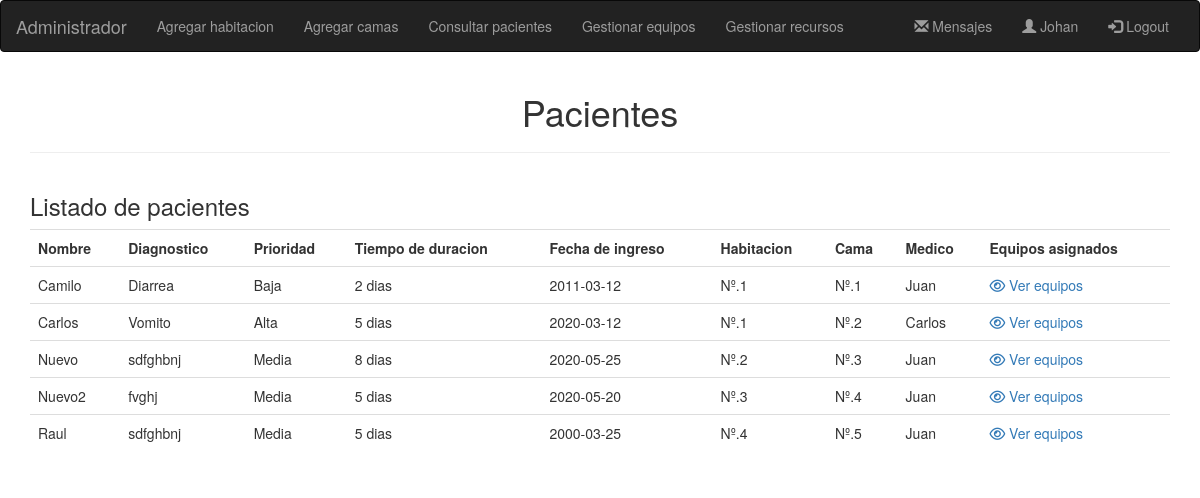
Screenshot of /Proyecto/views/pacientes.php?user=1 with the database file from the repository.
### tables this page shows
CREATE TABLE `medico` (
  `ID` int(11) NOT NULL,
  `Nombre` char(15) DEFAULT NULL,
  `Email` char(40) DEFAULT NULL,
  `Contraseña` char(15) DEFAULT NULL,
  `Rol` bit(1) DEFAULT NULL
);

CREATE TABLE `paciente` (
  `ID` int(11) NOT NULL,
  `Nombre` char(15) DEFAULT NULL,
  `Diagnostico` char(15) DEFAULT NULL,
  `Prioridad` int(11) DEFAULT NULL,
  `TiempoDeDuracion` int(11) DEFAULT NULL,
  `FechaDeIngreso` date DEFAULT NULL,
  `IDHabitacion` int(11) DEFAULT NULL,
  `IDCama` int(11) DEFAULT NULL,
  `IDMedico` int(11) DEFAULT NULL
);

### Proyecto/controllers/PacienteControlador.php (called while the page is built, shortened)
<?php
class ControllerPacientes {
    public function getPacientes() {
        require_once("../models/Pacientes.php");
        $services = new Service();
        return $services->getPacientes();
    }
    public function getMedico($id) {
        require_once("../models/Pacientes.php");
        $services = new Service();
        return mysqli_fetch_array($services->getMedico($id));
    }
}
?>

### Proyecto/models/Pacientes.php (called while the page is built, shortened)
<?php
class Service {
    private $db;
    public function __construct() {
        $this->db = mysqli_connect(HOST_DB, USUARIO_DB, USUARIO_PASS, NOMBRE_DB);
    }
    public function getPacientes() {
        $sql = "SELECT * FROM Paciente";
        return mysqli_query($this->db,$sql);
    }
    public function getMedico($id) {
        $sql = "SELECT * FROM Medico WHERE ID = $id";
        return mysqli_query($this->db,$sql);
    }
}
?>

### Proyecto/views/pacientes.php (the view, shortened to what this page needs)
<?php
    require_once("homeAdmin.php");
    $nuevo = new ControllerPacientes ();
    $datos = $nuevo-> getPacientes();
?>
<html>
    <head>
        <link href="//maxcdn.bootstrapcdn.com/bootstrap/3.2.0/css/bootstrap.min.css" rel="stylesheet" type="text/css" />
        <link href="https://maxcdn.bootstrapcdn.com/font-awesome/4.7.0/css/font-awesome.min.css" rel="stylesheet" >
    </head>
    <body>
        <div class="container">
            <header class="text-center">
                <h1>Pacientes</h1>
                <hr/>
            </header>
            <div class="row">
                <div class="col-md-12 ">
                    <form method="post" action="<?php echo htmlspecialchars($_SERVER["PHP_SELF"]."?user=".$usuario);?>">
                        <h3>Listado de pacientes</h3>
                        <table class="table">
                        <tr>
                        <th>Nombre</th>
                        <th>Diagnostico</th>
                        <th>Prioridad</th>
                        <th>Tiempo de duracion</th>
                        <th>Fecha de ingreso</th>
                        <th>Habitacion</th>
                        <th>Cama</th>
                        <th>Medico</th>
                        <th>Equipos asignados</th>
                        </tr>
                        <?php
                        $str_datos = "";
                        while($fila = mysqli_fetch_array($datos)) {
                            $disponible = $fila ['Prioridad'];
                            if($disponible == 1){
                                $aux2 = "Baja";
                            } else if($disponible == 2) {
                                $aux2 = "Media";
                            } else {
                                $aux2 = "Alta";
                            }
                            $medico = $nuevo-> getMedico($fila ['IDMedico']);
                            $str_datos .= "<tr>";
                            $str_datos .= "<td>". $fila ['Nombre'] . "</td><td>" . $fila ['Diagnostico']. "</td><td>" . $aux2. "</td><td>" . $fila ['TiempoDeDuracion']. " dias</td><td>" . $fila ['FechaDeIngreso']. "</td><td>Nº.". $fila ['IDHabitacion']. "</td><td>Nº." . $fila ['IDCama']. "</td><td>" . $medico ['Nombre']. "</td><td> <a href=\"equipos.php?user=". $usuario."&paciente=".$fila ['ID']."\"><i class=\"far fa-eye\"></i> Ver equipos</a></td>";
                            $str_datos .= "</tr>";
                        }
                        $str_datos .= "</table>";
                        echo $str_datos;
                        ?>
                    </form>
                </div>
            </div>
        </div>
    </body>
</html>

### Proyecto/views/homeAdmin.php (shortened to what this page needs)
<!DOCTYPE html>
<?php
    $usuario = $_REQUEST['user'];
    include "../controllers/PacienteControlador.php";
    $nuevo = new ControllerPacientes ();
    $medico = $nuevo-> getMedico($usuario);
?>
<html>
    <head>
        <link rel="stylesheet" href="https://maxcdn.bootstrapcdn.com/bootstrap/3.4.1/css/bootstrap.min.css">
    </head>
    <body>
    <nav class="navbar navbar-inverse">
        <div class="container-fluid">
            <div class="navbar-header">
            <a class="navbar-brand" href="inicioAdmin.php?user=<?php echo $usuario; ?>">Administrador</a>
            </div>
            <div class="collapse navbar-collapse" id="myNavbar">
            <ul class="nav navbar-nav">
                <li><a href="habitaciones.php?user=<?php echo $usuario; ?>">Agregar habitacion</a></li>
                <li><a href="camas.php?user=<?php echo $usuario; ?>">Agregar camas</a></li>
                <li><a href="pacientes.php?user=<?php echo $usuario; ?>">Consultar pacientes</a></li>
                <li><a href="gestionarEquipos.php?user=<?php echo $usuario; ?>">Gestionar equipos</a></li>
                <li><a href="gestionarRecursos.php?user=<?php echo $usuario; ?>">Gestionar recursos</a></li>
            </ul>
            <ul class="nav navbar-nav navbar-right">
                <li><a href="mensajes.php?user=<?php echo $usuario; ?>"><span class="glyphicon glyphicon-envelope"></span> Mensajes</a></li>
                <li><a href="#"><span class="glyphicon glyphicon-user"></span> <?php echo $medico['Nombre']; ?></a></li>
                <li><a href="../index.php"><span class="glyphicon glyphicon-log-in"></span> Logout</a></li>
            </ul>
            </div>
        </div>
    </nav>
    </body>
</html>

### rows the page displays
medico: Nombre "Johan"
paciente: Nombre "Camilo", Diagnostico "Diarrea", Prioridad "Baja", TiempoDeDuracion "2", FechaDeIngreso "2011-03-12", IDHabitacion "1", IDCama "1", IDMedico.Nombre "Juan"
paciente: Nombre "Carlos", Diagnostico "Vomito", Prioridad "Alta", TiempoDeDuracion "5", FechaDeIngreso "2020-03-12", IDHabitacion "1", IDCama "2", IDMedico.Nombre "Carlos"
paciente: Nombre "Nuevo", Diagnostico "sdfghbnj", Prioridad "Media", TiempoDeDuracion "8", FechaDeIngreso "2020-05-25", IDHabitacion "2", IDCama "3", IDMedico.Nombre "Juan"
paciente: Nombre "Nuevo2", Diagnostico "fvghj", Prioridad "Media", TiempoDeDuracion "5", FechaDeIngreso "2020-05-20", IDHabitacion "3", IDCama "4", IDMedico.Nombre "Juan"
paciente: Nombre "Raul", Diagnostico "sdfghbnj", Prioridad "Media", TiempoDeDuracion "5", FechaDeIngreso "2000-03-25", IDHabitacion "4", IDCama "5", IDMedico.Nombre "Juan"
